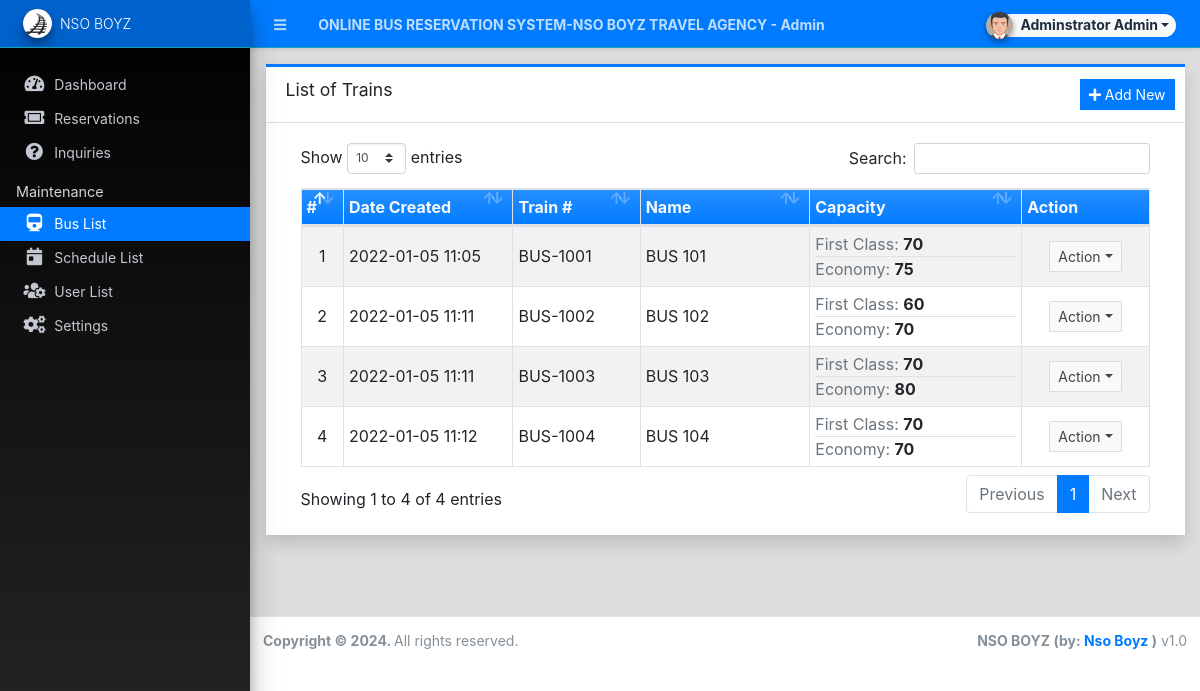
Screenshot of /admin/?page=trains (signed in) with the database file from the repository.
### tables this page shows
CREATE TABLE `train_list` (
  `id` int(30) NOT NULL,
  `code` varchar(100) NOT NULL,
  `name` text NOT NULL,
  `first_class_capacity` float NOT NULL DEFAULT 0,
  `economy_capacity` float NOT NULL DEFAULT 0,
  `delete_flag` tinyint(1) NOT NULL DEFAULT 0,
  `date_created` datetime NOT NULL DEFAULT current_timestamp(),
  `date_updated` datetime DEFAULT NULL ON UPDATE current_timestamp()
);

### config.php (called while the page is built, shortened)
<?php
require_once('classes/DBConnection.php');
require_once('classes/SystemSettings.php');
function validate_image($file){
	if(!empty($file)){
        $ex = explode('?',$file);
        $file = $ex[0];
        $param =  isset($ex[1]) ? '?'.$ex[1]  : '';
		if(is_file(base_app.$file)){
			return base_url.$file.$param;
		}else{
			return base_url.'dist/img/no-image-available.png';
		}
	}else{
		return base_url.'dist/img/no-image-available.png';
	}
}
function isMobileDevice(){
    $aMobileUA = array(
        '/iphone/i' => 'iPhone',
        '/ipod/i' => 'iPod',
        '/ipad/i' => 'iPad',
        '/android/i' => 'Android',
        '/blackberry/i' => 'BlackBerry',
        '/webos/i' => 'Mobile'
    );
    return false;
}
?>

### classes/DBConnection.php (called while the page is built, shortened)
<?php
class DBConnection{
    private $host = DB_SERVER;
    private $username = DB_USERNAME;
    private $password = DB_PASSWORD;
    private $database = DB_NAME;
    public $conn;
    public function __construct(){
        if (!isset($this->conn)) {
            $this->conn = new mysqli($this->host, $this->username, $this->password, $this->database);
        }
    }
}
?>

### classes/SystemSettings.php (called while the page is built, shortened)
<?php
class SystemSettings extends DBConnection{
	function userdata($field = ''){
		if(!empty($field)){
			if(isset($_SESSION['userdata'][$field]))
				return $_SESSION['userdata'][$field];
			else
				return null;
		}else{
			return false;
		}
	}
	function info($field=''){
		if(!empty($field)){
			if(isset($_SESSION['system_info'][$field]))
				return $_SESSION['system_info'][$field];
			else
				return false;
		}else{
			return false;
		}
	}
}
$_settings = new SystemSettings();
?>

### admin/trains/index.php (the view, shortened to what this page needs)
<div class="card card-outline card-primary rounded-0 shadow">
	<div class="card-header">
		<h3 class="card-title">List of Trains</h3>
		<div class="card-tools">
			<a href="javascript:void(0)" id="create_new" class="btn btn-flat btn-sm btn-primary"><span class="fas fa-plus"></span>  Add New</a>
		</div>
	</div>
	<div class="card-body">
		<div class="container-fluid">
        <div class="container-fluid">
			<table class="table table-bordered table-hover table-striped">
				<colgroup>
					<col width="5%">
					<col width="20%">
					<col width="15%">
					<col width="20%">
					<col width="25%">
					<col width="15%">
				</colgroup>
				<thead>
					<tr class="bg-gradient-primary text-light">
						<th>#</th>
						<th>Date Created</th>
						<th>Train #</th>
						<th>Name</th>
						<th>Capacity</th>
						<th>Action</th>
					</tr>
				</thead>
				<tbody>
					<?php
						$i = 1;
						$qry = $conn->query("SELECT * from `train_list` where delete_flag = 0 order by `name` asc ");
						while($row = $qry->fetch_assoc()):
					?>
						<tr>
							<td class="text-center"><?php echo $i++; ?></td>
							<td class=""><?php echo date("Y-m-d H:i",strtotime($row['date_created'])) ?></td>
							<td class=""><?php echo $row['code'] ?></td>
							<td class=""><p class="m-0 truncate-1"><?php echo $row['name'] ?></p></td>
							<td class="px-0">
								<div class="border-bottom"><span class="text-muted">First Class:</span> <b><?= number_format($row['first_class_capacity']) ?></b></div>
								<span class="text-muted">Economy:</span> <b><?= number_format($row['economy_capacity']) ?></b>
							</td>
							<td align="center">
								 <button type="button" class="btn btn-flat btn-default btn-sm dropdown-toggle dropdown-icon" data-toggle="dropdown">
				                  		Action
				                  </button>
							</td>
						</tr>
					<?php endwhile; ?>
				</tbody>
			</table>
		</div>
		</div>
	</div>
</div>

### admin/index.php (shortened to what this page needs)
<?php require_once('../config.php'); ?>
 <!DOCTYPE html>
<html lang="en" class="" style="height: auto;">
<?php require_once('inc/header.php') ?>
  <body class="sidebar-mini layout-fixed control-sidebar-slide-open layout-navbar-fixed sidebar-mini-md sidebar-mini-xs" data-new-gr-c-s-check-loaded="14.991.0" data-gr-ext-installed="" style="height: auto;">
    <div class="wrapper">
     <?php require_once('inc/topBarNav.php') ?>
     <?php require_once('inc/navigation.php') ?>
     <?php $page = isset($_GET['page']) ? $_GET['page'] : 'home';  ?>
      <div class="content-wrapper pt-3" style="min-height: 567.854px;">
        <section class="content ">
          <div class="container-fluid">
            <?php
              if(!file_exists($page.".php") && !is_dir($page)){
                  include '404.html';
              }else{
                if(is_dir($page))
                  include $page.'/index.php';
                else
                  include $page.'.php';
              }
            ?>
          </div>
        </section>
      </div>
      <?php require_once('inc/footer.php') ?>
  </body>
</html>

### admin/inc/header.php (shortened to what this page needs)
<head>
    <link rel="stylesheet" href="<?php echo base_url ?>plugins/fontawesome-free/css/all.min.css">
    <link rel="stylesheet" href="<?php echo base_url ?>plugins/tempusdominus-bootstrap-4/css/tempusdominus-bootstrap-4.min.css">
  <link rel="stylesheet" href="<?php echo base_url ?>plugins/datatables-bs4/css/dataTables.bootstrap4.min.css">
  <link rel="stylesheet" href="<?php echo base_url ?>plugins/datatables-responsive/css/responsive.bootstrap4.min.css">
  <link rel="stylesheet" href="<?php echo base_url ?>plugins/datatables-buttons/css/buttons.bootstrap4.min.css">
  <link rel="stylesheet" href="<?php echo base_url ?>plugins/select2/css/select2.min.css">
  <link rel="stylesheet" href="<?php echo base_url ?>plugins/select2-bootstrap4-theme/select2-bootstrap4.min.css">
    <link rel="stylesheet" href="<?php echo base_url ?>plugins/icheck-bootstrap/icheck-bootstrap.min.css">
    <link rel="stylesheet" href="<?php echo base_url ?>plugins/jqvmap/jqvmap.min.css">
    <link rel="stylesheet" href="<?php echo base_url ?>plugins/fullcalendar/main.css">
    <link rel="stylesheet" href="<?php echo base_url ?>dist/css/adminlte.css">
    <link rel="stylesheet" href="<?php echo base_url ?>dist/css/custom.css">
    <link rel="stylesheet" href="<?php echo base_url ?>plugins/overlayScrollbars/css/OverlayScrollbars.min.css">
    <link rel="stylesheet" href="<?php echo base_url ?>plugins/daterangepicker/daterangepicker.css">
    <link rel="stylesheet" href="<?php echo base_url ?>plugins/summernote/summernote-bs4.min.css">
  <link rel="stylesheet" href="<?php echo base_url ?>plugins/sweetalert2-theme-bootstrap-4/bootstrap-4.min.css">
  </head>

### admin/inc/topBarNav.php (shortened to what this page needs)
<nav class="main-header navbar navbar-expand navbar-dark border  border-info border-top-0  border-left-0 border-right-0 text-sm shadow-sm bg-primary">
  <ul class="navbar-nav">
    <li class="nav-item">
    <a class="nav-link" data-widget="pushmenu" href="#" role="button"><i class="fas fa-bars"></i></a>
    </li>
    <li class="nav-item d-none d-sm-inline-block">
      <a href="<?php echo base_url ?>" class="nav-link"><b><?php echo (!isMobileDevice()) ? $_settings->info('name'):$_settings->info('short_name'); ?> - Admin</b></a>
    </li>
  </ul>
  <ul class="navbar-nav ml-auto">
    <li class="nav-item">
      <div class="btn-group nav-link">
            <button type="button" class="btn btn-rounded badge badge-light dropdown-toggle dropdown-icon" data-toggle="dropdown">
              <span><img src="<?php echo validate_image($_settings->userdata('avatar')) ?>" class="img-circle elevation-2 user-img" alt="User Image"></span>
              <span class="ml-3"><?php echo ucwords($_settings->userdata('firstname').' '.$_settings->userdata('lastname')) ?></span>
            </button>
        </div>
    </li>
  </ul>
</nav>

### admin/inc/navigation.php (shortened to what this page needs)
<aside class="main-sidebar sidebar-dark-primary elevation-4 sidebar-no-expand bg-gradient-black">
  <a href="<?php echo base_url ?>admin" class="brand-link bg-transparent text-sm border-info shadow-sm bg-primary">
  <img src="<?php echo validate_image($_settings->info('logo'))?>" alt="Store Logo" class="brand-image img-circle elevation-3 bg-black" style="width: 1.8rem;height: 1.8rem;max-height: unset;object-fit:scale-down;object-position:center center">
  <span class="brand-text font-weight-light"><?php echo $_settings->info('short_name') ?></span>
  </a>
  <div class="sidebar os-host os-theme-light os-host-overflow os-host-overflow-y os-host-resize-disabled os-host-transition os-host-scrollbar-horizontal-hidden">
    <div class="os-content-glue" style="margin: 0px -8px; width: 249px; height: 646px;"></div>
    <div class="os-padding">
      <div class="os-viewport os-viewport-native-scrollbars-invisible" style="overflow-y: scroll;">
        <div class="os-content" style="padding: 0px 8px; height: 100%; width: 100%;">
          <nav class="mt-4">
             <ul class="nav nav-pills nav-sidebar flex-column text-sm nav-compact nav-flat nav-child-indent nav-collapse-hide-child" data-widget="treeview" role="menu" data-accordion="false">
              <li class="nav-item dropdown">
                <a href="./" class="nav-link nav-home">
                  <i class="nav-icon fas fa-tachometer-alt"></i>
                  <p>
                    Dashboard
                  </p>
                </a>
              </li>
              <li class="nav-item">
                <a href="<?php echo base_url ?>admin/?page=reservations" class="nav-link nav-reservations">
                  <i class="nav-icon fas fa-ticket-alt"></i>
                  <p>
                    Reservations
                  </p>
                </a>
              </li>
              <li class="nav-item">
                <a href="<?php echo base_url ?>admin/?page=inquiries" class="nav-link nav-inquiries">
                  <i class="nav-icon fas fa-question-circle"></i>
                  <p>
                    Inquiries
                  </p>
                </a>
              </li>
              <?php if($_settings->userdata('type') == 1): ?>
              <li class="nav-header">Maintenance</li>
              <li class="nav-item dropdown">
                <a href="<?php echo base_url ?>admin/?page=trains" class="nav-link nav-trains">
                  <i class="nav-icon fas fa-train"></i>
                  <p>
                    Bus List
                  </p>
                </a>
              </li>
              <li class="nav-item dropdown">
                <a href="<?php echo base_url ?>admin/?page=schedules" class="nav-link nav-schedules">
                  <i class="nav-icon fas fa-calendar-day"></i>
                  <p>
                    Schedule List
                  </p>
                </a>
              </li>
              <li class="nav-item dropdown">
                <a href="<?php echo base_url ?>admin/?page=user/list" class="nav-link nav-user_list">
                  <i class="nav-icon fas fa-users-cog"></i>
                  <p>
                    User List
                  </p>
                </a>
              </li>
              <li class="nav-item dropdown">
                <a href="<?php echo base_url ?>admin/?page=system_info" class="nav-link nav-system_info">
                  <i class="nav-icon fas fa-cogs"></i>
                  <p>
                    Settings
                  </p>
                </a>
              </li>
              <?php endif; ?>
            </ul>
          </nav>
        </div>
      </div>
    </div>
  </div>
</aside>

### admin/inc/footer.php (shortened to what this page needs)
<footer class="main-footer text-sm">
        <strong>Copyright © <?php echo date('Y') ?>.
        </strong>
        All rights reserved.
        <div class="float-right d-none d-sm-inline-block">
          <b><?php echo $_settings->info('short_name') ?> (by: <a href="mailto:macngala4@gmail.com.com" target="blank">Nso Boyz</a> )</b> v1.0
        </div>
      </footer>
    </div>

### admin/inc/topBarNav.php (style rules this page uses)
.user-img { position: absolute; height: 27px; width: 27px; object-fit: cover; left: -7%; top: -12%; }
.btn-rounded { border-radius: 50px; }

### rows the page displays
train_list: date_created "2022-01-05 11:05", code "BUS-1001", name "BUS 101", first_class_capacity "70", economy_capacity "75"
train_list: date_created "2022-01-05 11:11", code "BUS-1002", name "BUS 102", first_class_capacity "60", economy_capacity "70"
train_list: date_created "2022-01-05 11:11", code "BUS-1003", name "BUS 103", first_class_capacity "70", economy_capacity "80"
train_list: date_created "2022-01-05 11:12", code "BUS-1004", name "BUS 104", first_class_capacity "70", economy_capacity "70"

### other values shown
$_settings->info('name') "ONLINE BUS RESERVATION SYSTEM-NSO BOYZ TRAVEL AGENCY"
$_settings->userdata('firstname').' '.$_settings->userdata('lastname') "Adminstrator Admin"
$_settings->info('short_name') "NSO BOYZ"
